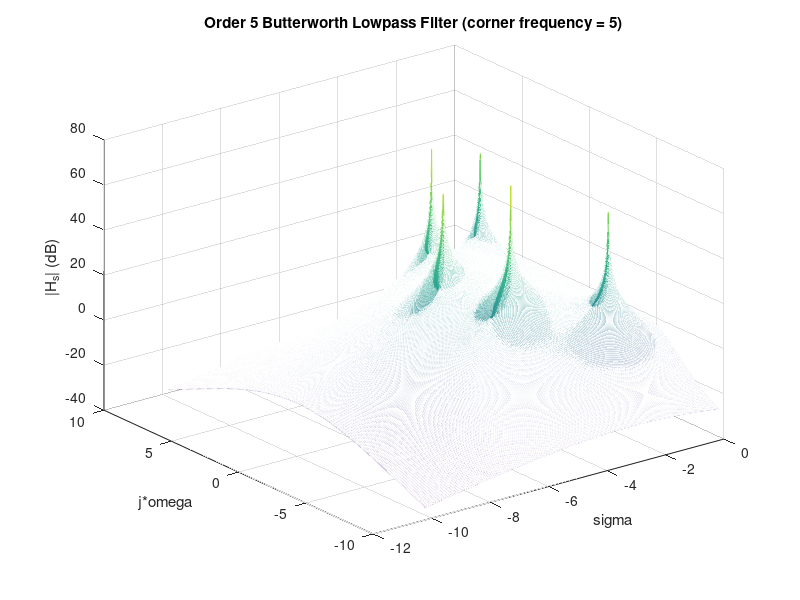

MATLAB code for this plot:
% Creates a pole plot of a Butterworth Filter of specified order and corner
% frequency. Precision and scale of plot may be changed by altering the
% variables 'points' and 'ratio'.

order = input('Enter Butterworth Filter Order: ');          %Inputs
frequency = input('Enter Butterworth Filter Corner Frequency: ');

points = 1000;                                              %Plot settings
ratio = 2;

[A,B] = butter(order,frequency,'s');       % Initialize butterworth filter
P = roots(B);
minRealPole = min(real(P));
maxImagPole = max(imag(P));
minImagPole = min(imag(P));

o = linspace(ratio*minRealPole,0,points);               % Creation of axes
w = linspace(ratio*minImagPole,ratio*maxImagPole,points);
[O,W] = meshgrid(o,w);

prodDenom = ones(points,points); % Calculates the denomenator at each point
for i=1:order
    prodDenom = prodDenom.*(O + j*W - P(i));
end

sumNume = zeros(points,points);    % Calculates the numerator at each point
for i=1:length(A)
    sumNume = sumNume + (A(i)*((O + j*W).^(length(A)-i)));
end

H_s = abs(sumNume./prodDenom); % Calculates the frequency response magnitude
H_s_dB = 20*log10(H_s);

mesh(O,W,H_s_dB)
Title = ['Order ',num2str(order), ' Butterworth Lowpass Filter (corner frequency = ', num2str(frequency), ')'];
title(Title)
xlabel('sigma')
ylabel('j*omega')
zlabel('|H_s| (dB)')

